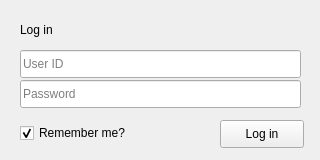
<?xml version="1.0" encoding="UTF-8"?>
<ui version="4.0">
 <class>login_widget</class>
 <widget class="QWidget" name="login_widget">
  <property name="geometry">
   <rect>
    <x>0</x>
    <y>0</y>
    <width>320</width>
    <height>160</height>
   </rect>
  </property>
  <property name="sizePolicy">
   <sizepolicy hsizetype="Fixed" vsizetype="Fixed">
    <horstretch>0</horstretch>
    <verstretch>0</verstretch>
   </sizepolicy>
  </property>
  <property name="minimumSize">
   <size>
    <width>320</width>
    <height>160</height>
   </size>
  </property>
  <property name="maximumSize">
   <size>
    <width>320</width>
    <height>160</height>
   </size>
  </property>
  <property name="windowTitle">
   <string>Molo</string>
  </property>
  <widget class="QLabel" name="login_label">
   <property name="geometry">
    <rect>
     <x>20</x>
     <y>20</y>
     <width>81</width>
     <height>20</height>
    </rect>
   </property>
   <property name="text">
    <string>Log in</string>
   </property>
   <property name="alignment">
    <set>Qt::AlignLeading|Qt::AlignLeft|Qt::AlignVCenter</set>
   </property>
  </widget>
  <widget class="QLineEdit" name="user_id_input">
   <property name="geometry">
    <rect>
     <x>20</x>
     <y>50</y>
     <width>281</width>
     <height>28</height>
    </rect>
   </property>
   <property name="placeholderText">
    <string>User ID</string>
   </property>
  </widget>
  <widget class="QPushButton" name="login_btn">
   <property name="geometry">
    <rect>
     <x>220</x>
     <y>120</y>
     <width>84</width>
     <height>28</height>
    </rect>
   </property>
   <property name="text">
    <string>Log in</string>
   </property>
  </widget>
  <widget class="QLineEdit" name="user_pw_input">
   <property name="geometry">
    <rect>
     <x>20</x>
     <y>80</y>
     <width>281</width>
     <height>28</height>
    </rect>
   </property>
   <property name="echoMode">
    <enum>QLineEdit::Password</enum>
   </property>
   <property name="placeholderText">
    <string>Password</string>
   </property>
  </widget>
  <widget class="QCheckBox" name="remember_check">
   <property name="geometry">
    <rect>
     <x>20</x>
     <y>120</y>
     <width>141</width>
     <height>26</height>
    </rect>
   </property>
   <property name="text">
    <string>Remember me?</string>
   </property>
   <property name="checked">
    <bool>true</bool>
   </property>
   <property name="tristate">
    <bool>false</bool>
   </property>
  </widget>
  <widget class="QLabel" name="error_msg">
   <property name="geometry">
    <rect>
     <x>130</x>
     <y>30</y>
     <width>171</width>
     <height>20</height>
    </rect>
   </property>
   <property name="palette">
    <palette>
     <active>
      <colorrole role="WindowText">
       <brush brushstyle="SolidPattern">
        <color alpha="255">
         <red>0</red>
         <green>0</green>
         <blue>0</blue>
        </color>
       </brush>
      </colorrole>
      <colorrole role="Text">
       <brush brushstyle="SolidPattern">
        <color alpha="255">
         <red>252</red>
         <green>175</green>
         <blue>62</blue>
        </color>
       </brush>
      </colorrole>
      <colorrole role="PlaceholderText">
       <brush brushstyle="SolidPattern">
        <color alpha="128">
         <red>252</red>
         <green>175</green>
         <blue>62</blue>
        </color>
       </brush>
      </colorrole>
     </active>
     <inactive>
      <colorrole role="WindowText">
       <brush brushstyle="SolidPattern">
        <color alpha="255">
         <red>0</red>
         <green>0</green>
         <blue>0</blue>
        </color>
       </brush>
      </colorrole>
      <colorrole role="Text">
       <brush brushstyle="SolidPattern">
        <color alpha="255">
         <red>252</red>
         <green>175</green>
         <blue>62</blue>
        </color>
       </brush>
      </colorrole>
      <colorrole role="PlaceholderText">
       <brush brushstyle="SolidPattern">
        <color alpha="128">
         <red>252</red>
         <green>175</green>
         <blue>62</blue>
        </color>
       </brush>
      </colorrole>
     </inactive>
     <disabled>
      <colorrole role="WindowText">
       <brush brushstyle="SolidPattern">
        <color alpha="255">
         <red>190</red>
         <green>190</green>
         <blue>190</blue>
        </color>
       </brush>
      </colorrole>
      <colorrole role="Text">
       <brush brushstyle="SolidPattern">
        <color alpha="255">
         <red>190</red>
         <green>190</green>
         <blue>190</blue>
        </color>
       </brush>
      </colorrole>
      <colorrole role="PlaceholderText">
       <brush brushstyle="SolidPattern">
        <color alpha="128">
         <red>0</red>
         <green>0</green>
         <blue>0</blue>
        </color>
       </brush>
      </colorrole>
     </disabled>
    </palette>
   </property>
   <property name="frameShape">
    <enum>QFrame::NoFrame</enum>
   </property>
   <property name="frameShadow">
    <enum>QFrame::Plain</enum>
   </property>
   <property name="text">
    <string/>
   </property>
   <property name="alignment">
    <set>Qt::AlignRight|Qt::AlignTrailing|Qt::AlignVCenter</set>
   </property>
  </widget>
  <zorder>login_label</zorder>
  <zorder>login_btn</zorder>
  <zorder>remember_check</zorder>
  <zorder>error_msg</zorder>
  <zorder>user_id_input</zorder>
  <zorder>user_pw_input</zorder>
 </widget>
 <tabstops>
  <tabstop>user_id_input</tabstop>
  <tabstop>user_pw_input</tabstop>
  <tabstop>remember_check</tabstop>
  <tabstop>login_btn</tabstop>
 </tabstops>
 <resources/>
 <connections/>
</ui>
